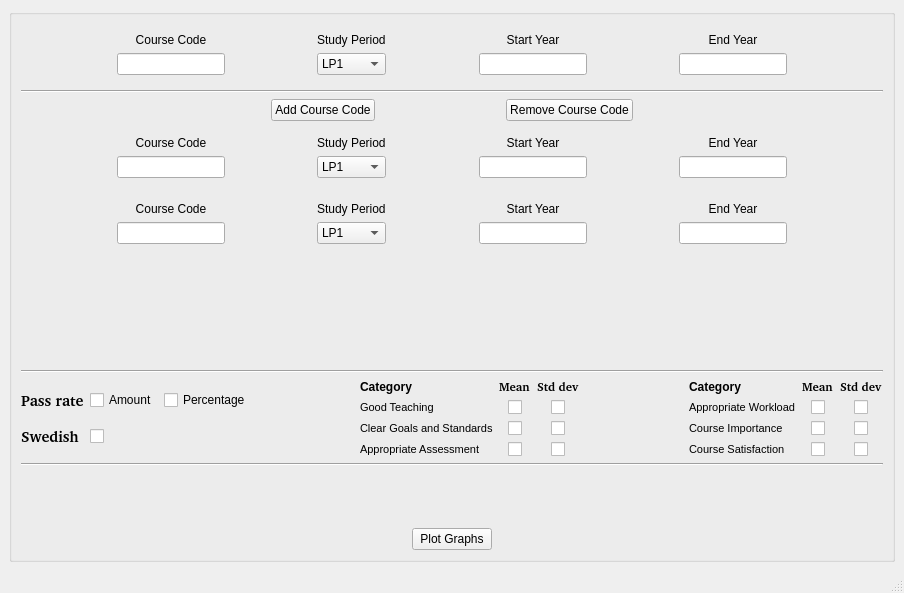
<?xml version="1.0" encoding="UTF-8"?>
<ui version="4.0">
 <class>MainWindow</class>
 <widget class="QMainWindow" name="MainWindow">
  <property name="geometry">
   <rect>
    <x>0</x>
    <y>0</y>
    <width>904</width>
    <height>593</height>
   </rect>
  </property>
  <property name="sizePolicy">
   <sizepolicy hsizetype="MinimumExpanding" vsizetype="MinimumExpanding">
    <horstretch>0</horstretch>
    <verstretch>0</verstretch>
   </sizepolicy>
  </property>
  <property name="windowTitle">
   <string>CEQ Grapher</string>
  </property>
  <widget class="QWidget" name="centralwidget">
   <layout class="QVBoxLayout" name="verticalLayout_13">
    <item>
     <widget class="QGroupBox" name="groupBox">
      <property name="title">
       <string/>
      </property>
      <layout class="QVBoxLayout" name="verticalLayout_14">
       <item>
        <widget class="QWidget" name="widget_1" native="true">
         <layout class="QHBoxLayout" name="horizontalLayout_7">
          <item>
           <layout class="QHBoxLayout" name="horizontalLayout">
            <item>
             <spacer name="horizontalSpacer">
              <property name="orientation">
               <enum>Qt::Horizontal</enum>
              </property>
              <property name="sizeHint" stdset="0">
               <size>
                <width>40</width>
                <height>20</height>
               </size>
              </property>
             </spacer>
            </item>
            <item>
             <layout class="QVBoxLayout" name="verticalLayout">
              <item>
               <widget class="QLabel" name="label">
                <property name="text">
                 <string>Course Code</string>
                </property>
                <property name="alignment">
                 <set>Qt::AlignCenter</set>
                </property>
               </widget>
              </item>
              <item>
               <widget class="QLineEdit" name="courseCode_1"/>
              </item>
             </layout>
            </item>
            <item>
             <spacer name="horizontalSpacer_3">
              <property name="orientation">
               <enum>Qt::Horizontal</enum>
              </property>
              <property name="sizeHint" stdset="0">
               <size>
                <width>40</width>
                <height>20</height>
               </size>
              </property>
             </spacer>
            </item>
            <item>
             <layout class="QVBoxLayout" name="verticalLayout_2">
              <item>
               <widget class="QLabel" name="label_2">
                <property name="text">
                 <string>Study Period</string>
                </property>
               </widget>
              </item>
              <item>
               <widget class="QComboBox" name="studyPeriod_1">
                <item>
                 <property name="text">
                  <string>LP1</string>
                 </property>
                </item>
                <item>
                 <property name="text">
                  <string>LP2</string>
                 </property>
                </item>
                <item>
                 <property name="text">
                  <string>LP3</string>
                 </property>
                </item>
                <item>
                 <property name="text">
                  <string>LP4</string>
                 </property>
                </item>
               </widget>
              </item>
             </layout>
            </item>
            <item>
             <spacer name="horizontalSpacer_4">
              <property name="orientation">
               <enum>Qt::Horizontal</enum>
              </property>
              <property name="sizeHint" stdset="0">
               <size>
                <width>40</width>
                <height>20</height>
               </size>
              </property>
             </spacer>
            </item>
            <item>
             <layout class="QVBoxLayout" name="verticalLayout_3">
              <item>
               <widget class="QLabel" name="label_3">
                <property name="text">
                 <string>Start Year</string>
                </property>
                <property name="alignment">
                 <set>Qt::AlignCenter</set>
                </property>
               </widget>
              </item>
              <item>
               <widget class="QLineEdit" name="startYear_1"/>
              </item>
             </layout>
            </item>
            <item>
             <spacer name="horizontalSpacer_5">
              <property name="orientation">
               <enum>Qt::Horizontal</enum>
              </property>
              <property name="sizeHint" stdset="0">
               <size>
                <width>40</width>
                <height>20</height>
               </size>
              </property>
             </spacer>
            </item>
            <item>
             <layout class="QVBoxLayout" name="verticalLayout_4">
              <item>
               <widget class="QLabel" name="label_4">
                <property name="text">
                 <string>End Year</string>
                </property>
                <property name="alignment">
                 <set>Qt::AlignCenter</set>
                </property>
               </widget>
              </item>
              <item>
               <widget class="QLineEdit" name="endYear_1"/>
              </item>
             </layout>
            </item>
            <item>
             <spacer name="horizontalSpacer_2">
              <property name="orientation">
               <enum>Qt::Horizontal</enum>
              </property>
              <property name="sizeHint" stdset="0">
               <size>
                <width>40</width>
                <height>20</height>
               </size>
              </property>
             </spacer>
            </item>
           </layout>
          </item>
         </layout>
        </widget>
       </item>
       <item>
        <widget class="Line" name="line">
         <property name="orientation">
          <enum>Qt::Horizontal</enum>
         </property>
        </widget>
       </item>
       <item>
        <layout class="QHBoxLayout" name="horizontalLayout_4">
         <item>
          <spacer name="horizontalSpacer_11">
           <property name="orientation">
            <enum>Qt::Horizontal</enum>
           </property>
           <property name="sizeHint" stdset="0">
            <size>
             <width>40</width>
             <height>20</height>
            </size>
           </property>
          </spacer>
         </item>
         <item>
          <spacer name="horizontalSpacer_7">
           <property name="orientation">
            <enum>Qt::Horizontal</enum>
           </property>
           <property name="sizeHint" stdset="0">
            <size>
             <width>40</width>
             <height>20</height>
            </size>
           </property>
          </spacer>
         </item>
         <item>
          <widget class="QPushButton" name="addCourseButton">
           <property name="toolTip">
            <string>Note! Only add the same course with a different course code</string>
           </property>
           <property name="text">
            <string>Add Course Code</string>
           </property>
          </widget>
         </item>
         <item>
          <spacer name="horizontalSpacer_6">
           <property name="orientation">
            <enum>Qt::Horizontal</enum>
           </property>
           <property name="sizeHint" stdset="0">
            <size>
             <width>40</width>
             <height>20</height>
            </size>
           </property>
          </spacer>
         </item>
         <item>
          <widget class="QPushButton" name="removeCourseButton">
           <property name="text">
            <string>Remove Course Code</string>
           </property>
          </widget>
         </item>
         <item>
          <spacer name="horizontalSpacer_8">
           <property name="orientation">
            <enum>Qt::Horizontal</enum>
           </property>
           <property name="sizeHint" stdset="0">
            <size>
             <width>40</width>
             <height>20</height>
            </size>
           </property>
          </spacer>
         </item>
         <item>
          <spacer name="horizontalSpacer_12">
           <property name="orientation">
            <enum>Qt::Horizontal</enum>
           </property>
           <property name="sizeHint" stdset="0">
            <size>
             <width>40</width>
             <height>20</height>
            </size>
           </property>
          </spacer>
         </item>
        </layout>
       </item>
       <item>
        <widget class="QWidget" name="widget_2" native="true">
         <layout class="QVBoxLayout" name="verticalLayout_18">
          <item>
           <layout class="QHBoxLayout" name="horizontalLayout_3">
            <item>
             <spacer name="horizontalSpacer_9">
              <property name="orientation">
               <enum>Qt::Horizontal</enum>
              </property>
              <property name="sizeHint" stdset="0">
               <size>
                <width>40</width>
                <height>20</height>
               </size>
              </property>
             </spacer>
            </item>
            <item>
             <layout class="QVBoxLayout" name="verticalLayout_5">
              <item>
               <widget class="QLabel" name="label_5">
                <property name="text">
                 <string>Course Code</string>
                </property>
                <property name="alignment">
                 <set>Qt::AlignCenter</set>
                </property>
               </widget>
              </item>
              <item>
               <widget class="QLineEdit" name="courseCode_2"/>
              </item>
             </layout>
            </item>
            <item>
             <spacer name="horizontalSpacer_10">
              <property name="orientation">
               <enum>Qt::Horizontal</enum>
              </property>
              <property name="sizeHint" stdset="0">
               <size>
                <width>40</width>
                <height>20</height>
               </size>
              </property>
             </spacer>
            </item>
            <item>
             <layout class="QVBoxLayout" name="verticalLayout_6">
              <item>
               <widget class="QLabel" name="label_6">
                <property name="text">
                 <string>Study Period</string>
                </property>
               </widget>
              </item>
              <item>
               <widget class="QComboBox" name="studyPeriod_2">
                <item>
                 <property name="text">
                  <string>LP1</string>
                 </property>
                </item>
                <item>
                 <property name="text">
                  <string>LP2</string>
                 </property>
                </item>
                <item>
                 <property name="text">
                  <string>LP3</string>
                 </property>
                </item>
                <item>
                 <property name="text">
                  <string>LP4</string>
                 </property>
                </item>
               </widget>
              </item>
             </layout>
            </item>
            <item>
             <spacer name="horizontalSpacer_13">
              <property name="orientation">
               <enum>Qt::Horizontal</enum>
              </property>
              <property name="sizeHint" stdset="0">
               <size>
                <width>40</width>
                <height>20</height>
               </size>
              </property>
             </spacer>
            </item>
            <item>
             <layout class="QVBoxLayout" name="verticalLayout_7">
              <item>
               <widget class="QLabel" name="label_7">
                <property name="text">
                 <string>Start Year</string>
                </property>
                <property name="alignment">
                 <set>Qt::AlignCenter</set>
                </property>
               </widget>
              </item>
              <item>
               <widget class="QLineEdit" name="startYear_2"/>
              </item>
             </layout>
            </item>
            <item>
             <spacer name="horizontalSpacer_14">
              <property name="orientation">
               <enum>Qt::Horizontal</enum>
              </property>
              <property name="sizeHint" stdset="0">
               <size>
                <width>40</width>
                <height>20</height>
               </size>
              </property>
             </spacer>
            </item>
            <item>
             <layout class="QVBoxLayout" name="verticalLayout_8">
              <item>
               <widget class="QLabel" name="label_8">
                <property name="text">
                 <string>End Year</string>
                </property>
                <property name="alignment">
                 <set>Qt::AlignCenter</set>
                </property>
               </widget>
              </item>
              <item>
               <widget class="QLineEdit" name="endYear_2"/>
              </item>
             </layout>
            </item>
            <item>
             <spacer name="horizontalSpacer_15">
              <property name="orientation">
               <enum>Qt::Horizontal</enum>
              </property>
              <property name="sizeHint" stdset="0">
               <size>
                <width>40</width>
                <height>20</height>
               </size>
              </property>
             </spacer>
            </item>
           </layout>
          </item>
         </layout>
        </widget>
       </item>
       <item>
        <widget class="QWidget" name="widget_3" native="true">
         <layout class="QVBoxLayout" name="verticalLayout_19">
          <item>
           <layout class="QHBoxLayout" name="horizontalLayout_5">
            <item>
             <spacer name="horizontalSpacer_16">
              <property name="orientation">
               <enum>Qt::Horizontal</enum>
              </property>
              <property name="sizeHint" stdset="0">
               <size>
                <width>40</width>
                <height>20</height>
               </size>
              </property>
             </spacer>
            </item>
            <item>
             <layout class="QVBoxLayout" name="verticalLayout_9">
              <item>
               <widget class="QLabel" name="label_9">
                <property name="text">
                 <string>Course Code</string>
                </property>
                <property name="alignment">
                 <set>Qt::AlignCenter</set>
                </property>
               </widget>
              </item>
              <item>
               <widget class="QLineEdit" name="courseCode_3"/>
              </item>
             </layout>
            </item>
            <item>
             <spacer name="horizontalSpacer_17">
              <property name="orientation">
               <enum>Qt::Horizontal</enum>
              </property>
              <property name="sizeHint" stdset="0">
               <size>
                <width>40</width>
                <height>20</height>
               </size>
              </property>
             </spacer>
            </item>
            <item>
             <layout class="QVBoxLayout" name="verticalLayout_10">
              <item>
               <widget class="QLabel" name="label_10">
                <property name="text">
                 <string>Study Period</string>
                </property>
               </widget>
              </item>
              <item>
               <widget class="QComboBox" name="studyPeriod_3">
                <item>
                 <property name="text">
                  <string>LP1</string>
                 </property>
                </item>
                <item>
                 <property name="text">
                  <string>LP2</string>
                 </property>
                </item>
                <item>
                 <property name="text">
                  <string>LP3</string>
                 </property>
                </item>
                <item>
                 <property name="text">
                  <string>LP4</string>
                 </property>
                </item>
               </widget>
              </item>
             </layout>
            </item>
            <item>
             <spacer name="horizontalSpacer_18">
              <property name="orientation">
               <enum>Qt::Horizontal</enum>
              </property>
              <property name="sizeHint" stdset="0">
               <size>
                <width>40</width>
                <height>20</height>
               </size>
              </property>
             </spacer>
            </item>
            <item>
             <layout class="QVBoxLayout" name="verticalLayout_11">
              <item>
               <widget class="QLabel" name="label_11">
                <property name="text">
                 <string>Start Year</string>
                </property>
                <property name="alignment">
                 <set>Qt::AlignCenter</set>
                </property>
               </widget>
              </item>
              <item>
               <widget class="QLineEdit" name="startYear_3"/>
              </item>
             </layout>
            </item>
            <item>
             <spacer name="horizontalSpacer_19">
              <property name="orientation">
               <enum>Qt::Horizontal</enum>
              </property>
              <property name="sizeHint" stdset="0">
               <size>
                <width>40</width>
                <height>20</height>
               </size>
              </property>
             </spacer>
            </item>
            <item>
             <layout class="QVBoxLayout" name="verticalLayout_12">
              <item>
               <widget class="QLabel" name="label_12">
                <property name="text">
                 <string>End Year</string>
                </property>
                <property name="alignment">
                 <set>Qt::AlignCenter</set>
                </property>
               </widget>
              </item>
              <item>
               <widget class="QLineEdit" name="endYear_3"/>
              </item>
             </layout>
            </item>
            <item>
             <spacer name="horizontalSpacer_20">
              <property name="orientation">
               <enum>Qt::Horizontal</enum>
              </property>
              <property name="sizeHint" stdset="0">
               <size>
                <width>40</width>
                <height>20</height>
               </size>
              </property>
             </spacer>
            </item>
           </layout>
          </item>
         </layout>
        </widget>
       </item>
       <item>
        <spacer name="verticalSpacer">
         <property name="orientation">
          <enum>Qt::Vertical</enum>
         </property>
         <property name="sizeHint" stdset="0">
          <size>
           <width>20</width>
           <height>38</height>
          </size>
         </property>
        </spacer>
       </item>
       <item>
        <spacer name="verticalSpacer_4">
         <property name="font">
          <font>
           <pointsize>8</pointsize>
          </font>
         </property>
         <property name="orientation">
          <enum>Qt::Vertical</enum>
         </property>
         <property name="sizeHint" stdset="0">
          <size>
           <width>20</width>
           <height>15</height>
          </size>
         </property>
        </spacer>
       </item>
       <item>
        <widget class="Line" name="line_2">
         <property name="orientation">
          <enum>Qt::Horizontal</enum>
         </property>
        </widget>
       </item>
       <item>
        <layout class="QHBoxLayout" name="horizontalLayout_6">
         <item>
          <layout class="QGridLayout" name="gridLayout_6">
           <item row="0" column="0">
            <widget class="QLabel" name="label_17">
             <property name="font">
              <font>
               <family>Bitstream Charter</family>
               <pointsize>11</pointsize>
               <weight>75</weight>
               <bold>true</bold>
              </font>
             </property>
             <property name="text">
              <string>Pass rate</string>
             </property>
            </widget>
           </item>
           <item row="0" column="1">
            <widget class="QCheckBox" name="amountBox">
             <property name="text">
              <string>Amount</string>
             </property>
            </widget>
           </item>
           <item row="0" column="2">
            <widget class="QCheckBox" name="percentageBox">
             <property name="text">
              <string>Percentage</string>
             </property>
            </widget>
           </item>
           <item row="1" column="1">
            <widget class="QCheckBox" name="lanBox">
             <property name="text">
              <string/>
             </property>
            </widget>
           </item>
           <item row="1" column="0">
            <widget class="QLabel" name="label_13">
             <property name="font">
              <font>
               <family>Bitstream Charter</family>
               <pointsize>11</pointsize>
               <weight>75</weight>
               <bold>true</bold>
              </font>
             </property>
             <property name="text">
              <string>Swedish</string>
             </property>
            </widget>
           </item>
          </layout>
         </item>
         <item>
          <spacer name="horizontalSpacer_27">
           <property name="orientation">
            <enum>Qt::Horizontal</enum>
           </property>
           <property name="sizeHint" stdset="0">
            <size>
             <width>40</width>
             <height>20</height>
            </size>
           </property>
          </spacer>
         </item>
         <item>
          <layout class="QGridLayout" name="gridLayout_2">
           <item row="0" column="2">
            <widget class="QLabel" name="label_19">
             <property name="font">
              <font>
               <family>Bitstream Charter</family>
               <weight>75</weight>
               <bold>true</bold>
              </font>
             </property>
             <property name="text">
              <string>Std dev</string>
             </property>
            </widget>
           </item>
           <item row="2" column="1" alignment="Qt::AlignHCenter">
            <widget class="QCheckBox" name="meanGoals">
             <property name="text">
              <string/>
             </property>
            </widget>
           </item>
           <item row="3" column="1" alignment="Qt::AlignHCenter">
            <widget class="QCheckBox" name="meanAssessment">
             <property name="text">
              <string/>
             </property>
            </widget>
           </item>
           <item row="0" column="1">
            <widget class="QLabel" name="label_18">
             <property name="font">
              <font>
               <family>Bitstream Charter</family>
               <weight>75</weight>
               <bold>true</bold>
              </font>
             </property>
             <property name="text">
              <string>Mean</string>
             </property>
            </widget>
           </item>
           <item row="1" column="1" alignment="Qt::AlignHCenter">
            <widget class="QCheckBox" name="meanTeaching">
             <property name="text">
              <string/>
             </property>
            </widget>
           </item>
           <item row="2" column="2" alignment="Qt::AlignHCenter">
            <widget class="QCheckBox" name="stdGoals">
             <property name="text">
              <string/>
             </property>
            </widget>
           </item>
           <item row="1" column="2" alignment="Qt::AlignHCenter">
            <widget class="QCheckBox" name="stdTeaching">
             <property name="text">
              <string/>
             </property>
            </widget>
           </item>
           <item row="3" column="2" alignment="Qt::AlignHCenter">
            <widget class="QCheckBox" name="stdAssessment">
             <property name="text">
              <string/>
             </property>
            </widget>
           </item>
           <item row="1" column="0">
            <widget class="QLabel" name="label_20">
             <property name="font">
              <font>
               <pointsize>8</pointsize>
              </font>
             </property>
             <property name="text">
              <string>Good Teaching</string>
             </property>
            </widget>
           </item>
           <item row="2" column="0">
            <widget class="QLabel" name="label_21">
             <property name="font">
              <font>
               <pointsize>8</pointsize>
              </font>
             </property>
             <property name="text">
              <string>Clear Goals and Standards</string>
             </property>
            </widget>
           </item>
           <item row="3" column="0">
            <widget class="QLabel" name="label_22">
             <property name="font">
              <font>
               <pointsize>8</pointsize>
              </font>
             </property>
             <property name="text">
              <string>Appropriate Assessment</string>
             </property>
            </widget>
           </item>
           <item row="0" column="0">
            <widget class="QLabel" name="label_28">
             <property name="font">
              <font>
               <weight>75</weight>
               <bold>true</bold>
              </font>
             </property>
             <property name="text">
              <string>Category</string>
             </property>
            </widget>
           </item>
          </layout>
         </item>
         <item>
          <spacer name="horizontalSpacer_28">
           <property name="orientation">
            <enum>Qt::Horizontal</enum>
           </property>
           <property name="sizeHint" stdset="0">
            <size>
             <width>40</width>
             <height>20</height>
            </size>
           </property>
          </spacer>
         </item>
         <item>
          <layout class="QGridLayout" name="gridLayout_3">
           <item row="0" column="2">
            <widget class="QLabel" name="label_23">
             <property name="font">
              <font>
               <family>Bitstream Charter</family>
               <weight>75</weight>
               <bold>true</bold>
              </font>
             </property>
             <property name="text">
              <string>Std dev</string>
             </property>
            </widget>
           </item>
           <item row="2" column="1" alignment="Qt::AlignHCenter">
            <widget class="QCheckBox" name="meanImportance">
             <property name="text">
              <string/>
             </property>
            </widget>
           </item>
           <item row="3" column="1" alignment="Qt::AlignHCenter">
            <widget class="QCheckBox" name="meanSatisfaction">
             <property name="text">
              <string/>
             </property>
            </widget>
           </item>
           <item row="0" column="1">
            <widget class="QLabel" name="label_24">
             <property name="font">
              <font>
               <family>Bitstream Charter</family>
               <weight>75</weight>
               <bold>true</bold>
              </font>
             </property>
             <property name="text">
              <string>Mean</string>
             </property>
            </widget>
           </item>
           <item row="1" column="1" alignment="Qt::AlignHCenter">
            <widget class="QCheckBox" name="meanWorkload">
             <property name="text">
              <string/>
             </property>
            </widget>
           </item>
           <item row="2" column="2" alignment="Qt::AlignHCenter">
            <widget class="QCheckBox" name="stdImportance">
             <property name="text">
              <string/>
             </property>
            </widget>
           </item>
           <item row="1" column="2" alignment="Qt::AlignHCenter">
            <widget class="QCheckBox" name="stdWorkload">
             <property name="text">
              <string/>
             </property>
            </widget>
           </item>
           <item row="3" column="2" alignment="Qt::AlignHCenter">
            <widget class="QCheckBox" name="stdSatisfaction">
             <property name="text">
              <string/>
             </property>
            </widget>
           </item>
           <item row="1" column="0">
            <widget class="QLabel" name="label_25">
             <property name="font">
              <font>
               <pointsize>8</pointsize>
              </font>
             </property>
             <property name="text">
              <string>Appropriate Workload</string>
             </property>
            </widget>
           </item>
           <item row="2" column="0">
            <widget class="QLabel" name="label_26">
             <property name="font">
              <font>
               <pointsize>8</pointsize>
              </font>
             </property>
             <property name="text">
              <string>Course Importance</string>
             </property>
            </widget>
           </item>
           <item row="3" column="0">
            <widget class="QLabel" name="label_27">
             <property name="font">
              <font>
               <pointsize>8</pointsize>
              </font>
             </property>
             <property name="text">
              <string>Course Satisfaction</string>
             </property>
            </widget>
           </item>
           <item row="0" column="0">
            <widget class="QLabel" name="label_29">
             <property name="font">
              <font>
               <weight>75</weight>
               <bold>true</bold>
              </font>
             </property>
             <property name="text">
              <string>Category</string>
             </property>
            </widget>
           </item>
          </layout>
         </item>
        </layout>
       </item>
       <item>
        <widget class="Line" name="line_3">
         <property name="orientation">
          <enum>Qt::Horizontal</enum>
         </property>
        </widget>
       </item>
       <item>
        <spacer name="verticalSpacer_5">
         <property name="orientation">
          <enum>Qt::Vertical</enum>
         </property>
         <property name="sizeHint" stdset="0">
          <size>
           <width>20</width>
           <height>38</height>
          </size>
         </property>
        </spacer>
       </item>
       <item>
        <layout class="QHBoxLayout" name="horizontalLayout_10">
         <item>
          <spacer name="horizontalSpacer_23">
           <property name="orientation">
            <enum>Qt::Horizontal</enum>
           </property>
           <property name="sizeHint" stdset="0">
            <size>
             <width>40</width>
             <height>20</height>
            </size>
           </property>
          </spacer>
         </item>
         <item>
          <widget class="QPushButton" name="plotGraphsButton">
           <property name="toolTip">
            <string>Note! Only add the same course with a different course code</string>
           </property>
           <property name="text">
            <string>Plot Graphs</string>
           </property>
          </widget>
         </item>
         <item>
          <spacer name="horizontalSpacer_24">
           <property name="orientation">
            <enum>Qt::Horizontal</enum>
           </property>
           <property name="sizeHint" stdset="0">
            <size>
             <width>40</width>
             <height>20</height>
            </size>
           </property>
          </spacer>
         </item>
        </layout>
       </item>
      </layout>
     </widget>
    </item>
   </layout>
  </widget>
  <widget class="QStatusBar" name="statusbar">
   <property name="enabled">
    <bool>true</bool>
   </property>
  </widget>
 </widget>
 <resources/>
 <connections/>
</ui>
